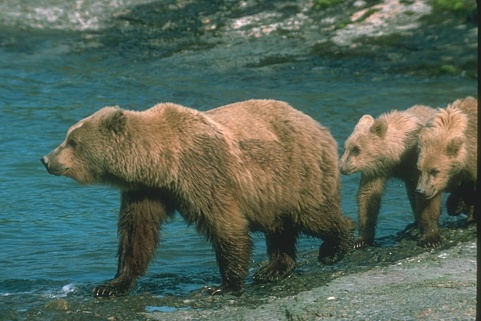
%> input picture datasets/training_hr_images/100075.png, 481 x 321 px; its folder holds only this picture in this run
$ octave generate_train.m   (GNU Octave 9; MATLAB toolbox functions it lacks are replaced by stand-ins)
%> lines starting %> are read from the running program, lines starting %| are printed output that depends on the picture
clear;close all;

folder = '../datasets/training_hr_images';

size_input = 41;
size_label = 41;
stride = 41;

%% scale factors
scale = [2, 3, 4];
%% downsizing
downsizes = [1, 0.7, 0.5];

%% generate data
filepaths = [];
filepaths = [filepaths; dir(fullfile(folder, '*.png'))];

for degree = 1:4
    savepath = ['../datasets/train', num2str(degree), '.h5'];
    %% initialization
    data = zeros(size_input, size_input, 1, 1);
    label = zeros(size_label, size_label, 1, 1);

    count = 0;
    margain = 0;

    for flip = 1:3
        for i = 1:length(filepaths)
            for s = 1:length(scale)
                for downsize = 1:length(downsizes)
                    image = imread(fullfile(folder, filepaths(i).name));
%> image is the input picture: size 321x481x3 uint8; mean R, G, B 84.4, 101.7, 89.2

                    if flip == 1
                        image = flipdim(image, 1);
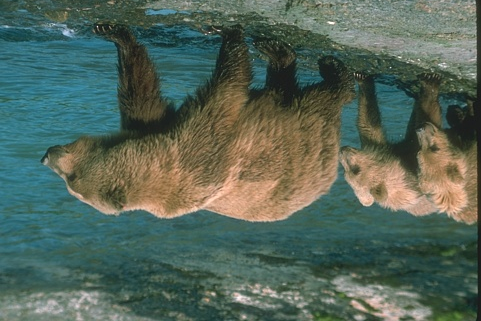
%> image: size 321x481x3 uint8; mean R, G, B 84.4, 101.7, 89.2; mean of the top-left, top-right, bottom-left and bottom-right quarters 81.9, 87.7, 98.1, 99.1
                    end
                    if flip == 2
                        image = flipdim(image, 2);
                    end

                    image = imrotate(image, 90 * degree);
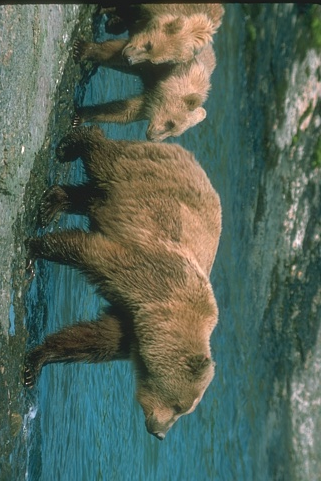
%> image: size 481x321x3 uint8; mean R, G, B 84.4, 101.7, 89.2; mean of the top-left, top-right, bottom-left and bottom-right quarters 87.8, 99, 81.9, 98.2

                    image = imresize(image, downsizes(downsize), 'bicubic');

                    if size(image, 3) == 3
                        image = rgb2ycbcr(image);
%> image: size 481x321x3 uint8; mean of channels 1, 2, 3 97.6, 125.1, 121.3
                        image = im2double(image(:, :, 1));
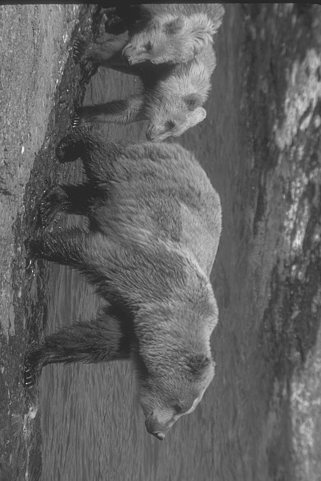
%> image: size 481x321 double; min 0.122, max 0.918, mean 0.383

%> (the run ends here)

$ run again, on datasets/training_hr_images/106025.png
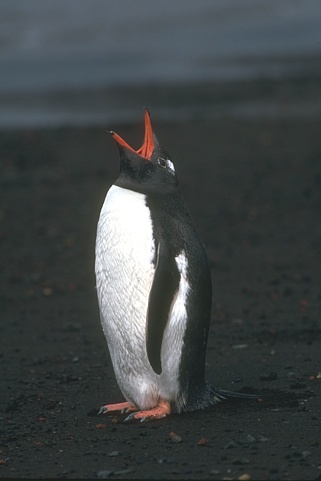
%> input picture datasets/training_hr_images/106025.png, 321 x 481 px
%> image is the input picture: size 481x321x3 uint8; mean R, G, B 65.3, 70.4, 71.2
%> `image = flipdim(image, 1);`:
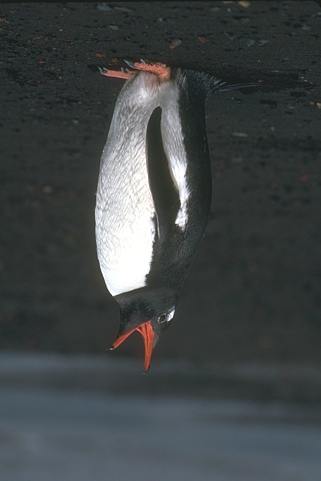
%> image: size 481x321x3 uint8; mean R, G, B 65.3, 70.4, 71.2; mean of the top-left, top-right, bottom-left and bottom-right quarters 77.1, 52.8, 82.3, 63.7
%> `image = imrotate(image, 90 * degree);`:
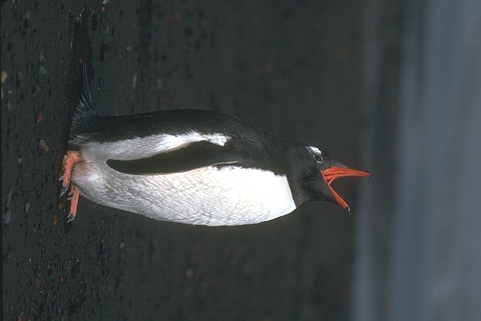
%> image: size 321x481x3 uint8; mean R, G, B 65.3, 70.4, 71.2; mean of the top-left, top-right, bottom-left and bottom-right quarters 52.7, 63.7, 77, 82.2

$ run again, on datasets/training_hr_images/112082.png
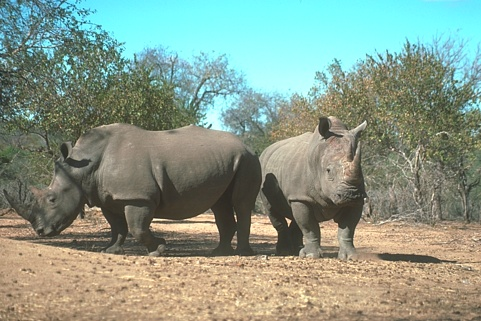
%> input picture datasets/training_hr_images/112082.png, 481 x 321 px
%> image is the input picture: size 321x481x3 uint8; mean R, G, B 136.5, 152.6, 136.8
%> `image = imrotate(image, 90 * degree);`:
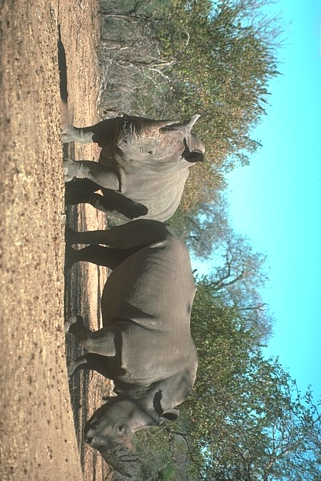
%> image: size 481x321x3 uint8; mean R, G, B 136.5, 152.6, 136.8; mean of the top-left, top-right, bottom-left and bottom-right quarters 135.3, 166.3, 124.6, 141.6
%> `image = im2double(image(:, :, 1));`:
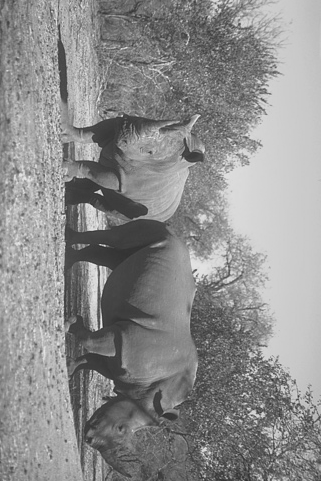
%> image: size 481x321 double; min 0.173, max 0.918, mean 0.554

$ run again, on datasets/training_hr_images/113009.png
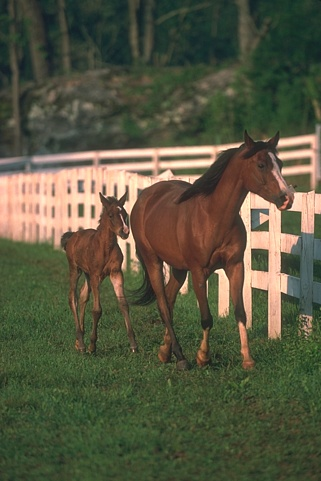
%> input picture datasets/training_hr_images/113009.png, 321 x 481 px
%> image is the input picture: size 481x321x3 uint8; mean R, G, B 86.6, 86.7, 64.5
%> `image = imrotate(image, 90 * degree);`:
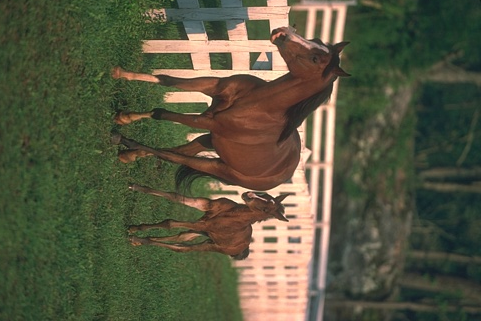
%> image: size 321x481x3 uint8; mean R, G, B 86.6, 86.7, 64.5; mean of the top-left, top-right, bottom-left and bottom-right quarters 76.3, 78.2, 67.3, 95.2
%> `image = im2double(image(:, :, 1));`:
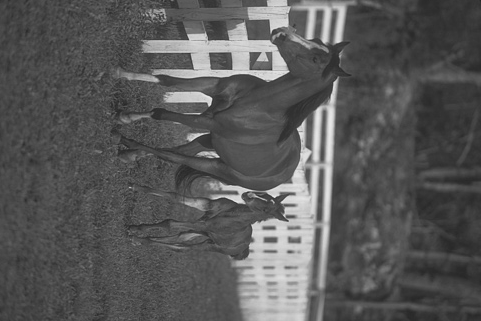
%> image: size 321x481 double; min 0.149, max 0.91, mean 0.346

$ run again, on datasets/training_hr_images/100080.png
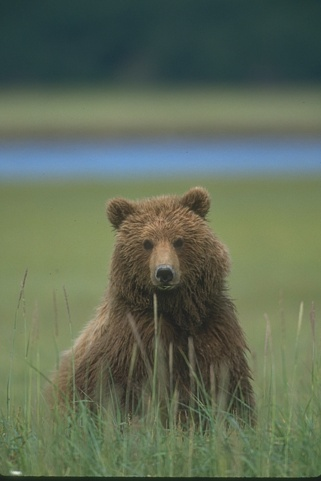
%> input picture datasets/training_hr_images/100080.png, 321 x 481 px
%> image is the input picture: size 481x321x3 uint8; mean R, G, B 95.8, 108, 87.5
%> `image = imrotate(image, 90 * degree);`:
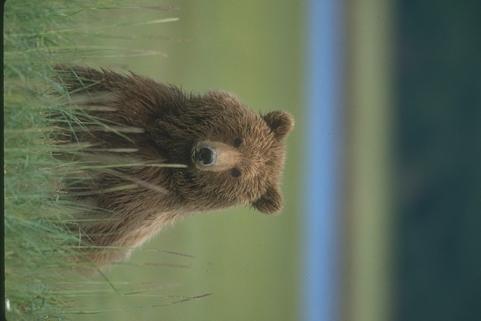
%> image: size 321x481x3 uint8; mean R, G, B 95.8, 108, 87.5; mean of the top-left, top-right, bottom-left and bottom-right quarters 94, 95.9, 101.9, 96.6
%> `image = im2double(image(:, :, 1));`:
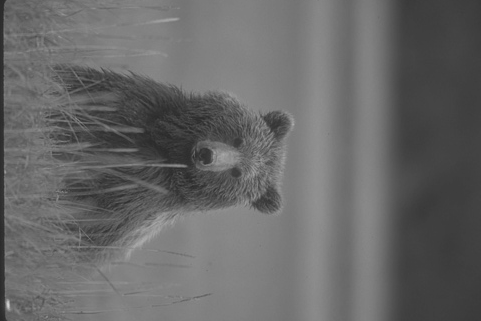
%> image: size 321x481 double; min 0.157, max 0.82, mean 0.406
